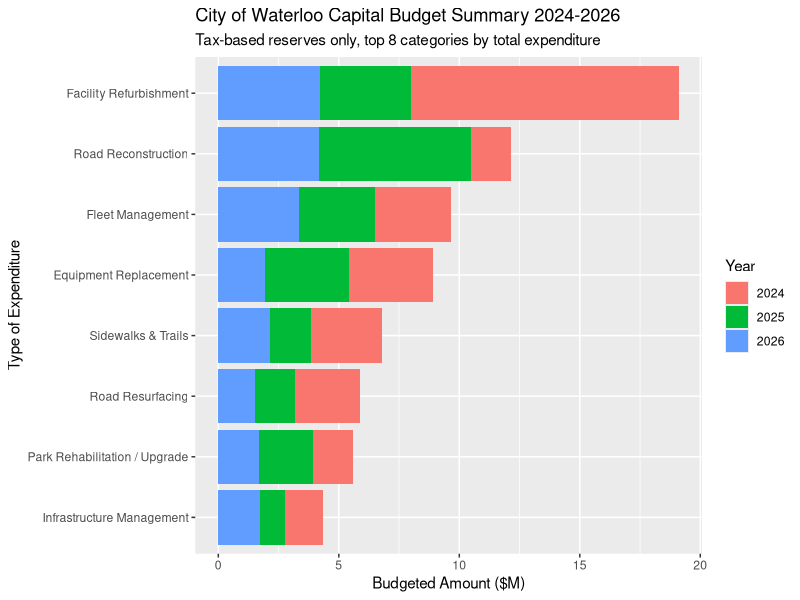

Write the R code that produced this figure.
## ---- chunk 1
knitr::opts_chunk$set(echo = TRUE)
library(tidyverse)
library(readxl)
options(scipen = 999)
## ---- chunk 2
capital_data = read_excel("./data/waterloo_capital_budget_2024-2026.xlsx") %>%
  filter(!is.na(WARD)) %>%
  mutate(WARD = ifelse(grepl("Ward 2", WARD), "Ward 2 - Northwest", WARD))
## ---- chunk 3
capital_data %>% 
  group_by(WARD) %>%
  summarize(total_2024 = sum(`2024`), total_2025 = sum(`2025`), total_2026 = sum(`2026`)) %>%
  mutate(total = total_2024 + total_2025 + total_2026)
## ---- chunk 4
capital_data %>% 
  group_by(`Council Reporting Criteria`) %>%
  summarize(total_2024 = sum(`2024`), total_2025 = sum(`2025`), total_2026 = sum(`2026`)) %>%
  mutate(total = total_2024 + total_2025 + total_2026)
## ---- chunk 5
capital_data %>% 
  group_by(`Project Type`) %>%
  summarize(total_2024 = sum(`2024`), total_2025 = sum(`2025`), total_2026 = sum(`2026`)) %>%
  mutate(total = total_2024 + total_2025 + total_2026)
## ---- chunk 6
capital_data %>% 
  group_by(Dept) %>%
  summarize(total_2024 = sum(`2024`), total_2025 = sum(`2025`), total_2026 = sum(`2026`)) %>%
  mutate(total = total_2024 + total_2025 + total_2026)
## ---- chunk 7
capital_data %>% 
  group_by(`Service Delivery Division`) %>%
  summarize(total_2024 = sum(`2024`), total_2025 = sum(`2025`), total_2026 = sum(`2026`)) %>%
  mutate(total = total_2024 + total_2025 + total_2026) %>%
  arrange(-total)
## ---- chunk 8
capital_data %>% 
  group_by(`Implementation Division`) %>%
  summarize(total_2024 = sum(`2024`), total_2025 = sum(`2025`), total_2026 = sum(`2026`)) %>%
  mutate(total = total_2024 + total_2025 + total_2026) %>%
  arrange(-total)
## ---- chunk 9
capital_data %>% 
  group_by(`Strategic Priority`) %>%
  summarize(total_2024 = sum(`2024`), total_2025 = sum(`2025`), total_2026 = sum(`2026`)) %>%
  mutate(total = total_2024 + total_2025 + total_2026) %>%
  arrange(-total)
## ---- chunk 10
capital_data %>% 
  group_by(`Theme`) %>%
  summarize(total_2024 = sum(`2024`), total_2025 = sum(`2025`), total_2026 = sum(`2026`)) %>%
  mutate(total = total_2024 + total_2025 + total_2026) %>%
  arrange(-total)
## ---- chunk 11
capital_data %>% 
  group_by(`Source of Financing`) %>%
  summarize(total_2024 = sum(`2024`), total_2025 = sum(`2025`), total_2026 = sum(`2026`)) %>%
  mutate(total = total_2024 + total_2025 + total_2026) %>%
  arrange(-total)
## ---- chunk 12
tax_based_reserves = c("CIRRF", "CIRRFINFRA", "CRF", "CARF", "ECDEV", "EMPDV", "ER", "ER-Garage", "HER", "LXP", "AH", "ART")
tax_based_capital_budget = capital_data %>%
  filter(`Source of Financing` %in% tax_based_reserves)
tax_based_capital_summary = tax_based_capital_budget %>% 
  group_by(`Theme`) %>%
  summarize(total_2024 = sum(`2024`), 
            total_2025 = sum(`2025`), 
            total_2026 = sum(`2026`),
            total_2027 = sum(`2027`),
            total_2028 = sum(`2028`),
            total_2029 = sum(`2029`),
            total_2030 = sum(`2030`),
            total_2031 = sum(`2031`),
            total_2032 = sum(`2032`),
            total_2033 = sum(`2033`)) %>%
  mutate(total = total_2024 + total_2025 + total_2026) %>%
  arrange(-total) %>%
  select(`Theme`, total_2024, total_2025, total_2026, total)
tax_based_capital_summary
## ---- chunk 13
tax_based_capital_summary_plotting_data = 
  tax_based_capital_summary %>%
  head(8) %>%
  rename(`2024` = total_2024, `2025` = total_2025, `2026` = total_2026) %>%
  pivot_longer(cols = c(`2024`, `2025`, `2026`)) %>%
  rename(Year = name)
ggplot(data = tax_based_capital_summary_plotting_data, aes(y = reorder(`Theme`, total), x = value / 1000000, fill = Year)) + 
  geom_bar(stat = "identity", position = "stack") +
  labs(title = "City of Waterloo Capital Budget Summary 2024-2026",
       subtitle = "Tax-based reserves only, top 8 categories by total expenditure",
       x = "Budgeted Amount ($M)",
       y = "Type of Expenditure")
